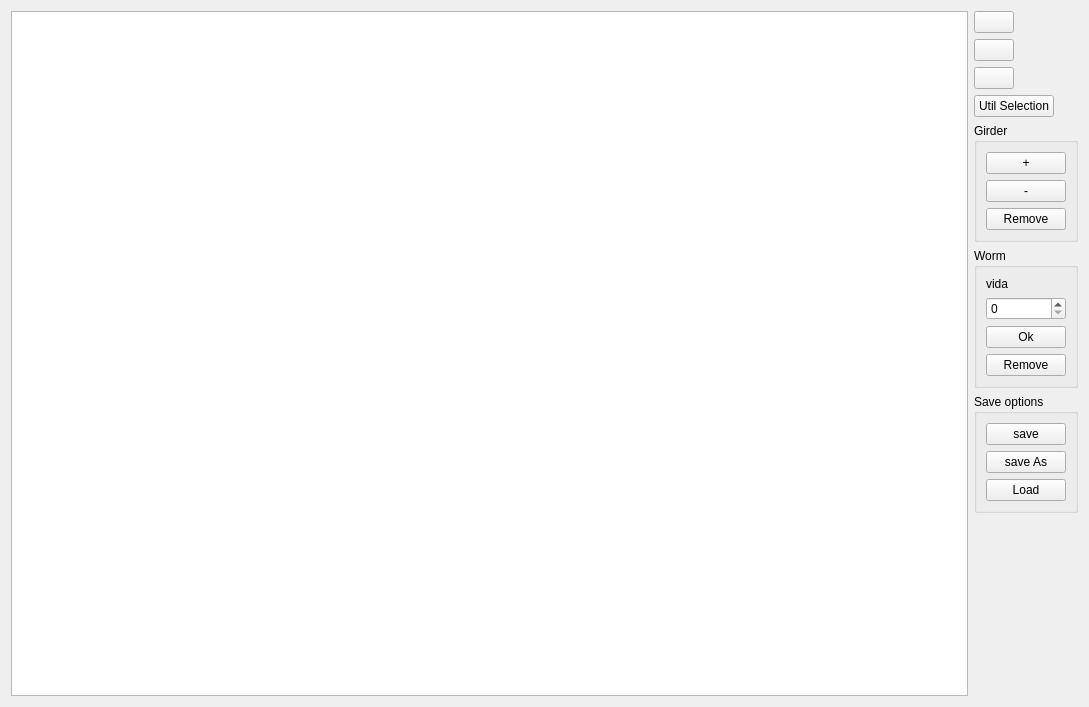
<?xml version="1.0" encoding="UTF-8"?>
<ui version="4.0">
 <class>editor</class>
 <widget class="QWidget" name="editor">
  <property name="geometry">
   <rect>
    <x>0</x>
    <y>0</y>
    <width>1089</width>
    <height>707</height>
   </rect>
  </property>
  <property name="windowTitle">
   <string>Form</string>
  </property>
  <layout class="QHBoxLayout" name="horizontalLayout">
   <item>
    <widget class="QGraphicsView" name="graphicsView"/>
   </item>
   <item>
    <layout class="QFormLayout" name="formLayout">
     <item row="0" column="0">
      <widget class="QPushButton" name="agregarGusano">
       <property name="text">
        <string/>
       </property>
      </widget>
     </item>
     <item row="1" column="0">
      <widget class="QPushButton" name="AgregarViga">
       <property name="text">
        <string/>
       </property>
      </widget>
     </item>
     <item row="3" column="0">
      <widget class="QPushButton" name="utilSelection">
       <property name="text">
        <string>Util Selection</string>
       </property>
      </widget>
     </item>
     <item row="4" column="0">
      <widget class="QGroupBox" name="girderOpt">
       <property name="title">
        <string>Girder</string>
       </property>
       <layout class="QVBoxLayout" name="verticalLayout">
        <item>
         <widget class="QPushButton" name="mas">
          <property name="text">
           <string>+</string>
          </property>
         </widget>
        </item>
        <item>
         <widget class="QPushButton" name="menos">
          <property name="text">
           <string>-</string>
          </property>
         </widget>
        </item>
        <item>
         <widget class="QPushButton" name="remove">
          <property name="text">
           <string>Remove</string>
          </property>
         </widget>
        </item>
       </layout>
      </widget>
     </item>
     <item row="2" column="0">
      <widget class="QPushButton" name="agregarVigaChica">
       <property name="text">
        <string/>
       </property>
      </widget>
     </item>
     <item row="5" column="0">
      <widget class="QGroupBox" name="groupBox">
       <property name="title">
        <string>Worm</string>
       </property>
       <layout class="QVBoxLayout" name="verticalLayout_2">
        <item>
         <widget class="QLabel" name="label">
          <property name="text">
           <string>vida</string>
          </property>
         </widget>
        </item>
        <item>
         <widget class="QSpinBox" name="vidaGusano"/>
        </item>
        <item>
         <widget class="QPushButton" name="ok">
          <property name="text">
           <string>Ok</string>
          </property>
         </widget>
        </item>
        <item>
         <widget class="QPushButton" name="quitar">
          <property name="text">
           <string>Remove</string>
          </property>
         </widget>
        </item>
       </layout>
      </widget>
     </item>
     <item row="6" column="0">
      <widget class="QGroupBox" name="groupBox_2">
       <property name="title">
        <string>Save options</string>
       </property>
       <layout class="QVBoxLayout" name="verticalLayout_3">
        <item>
         <widget class="QPushButton" name="save">
          <property name="text">
           <string>save</string>
          </property>
         </widget>
        </item>
        <item>
         <widget class="QPushButton" name="saveAs">
          <property name="text">
           <string>save As</string>
          </property>
         </widget>
        </item>
        <item>
         <widget class="QPushButton" name="Load">
          <property name="text">
           <string>Load</string>
          </property>
         </widget>
        </item>
       </layout>
      </widget>
     </item>
    </layout>
   </item>
  </layout>
 </widget>
 <resources/>
 <connections/>
</ui>
